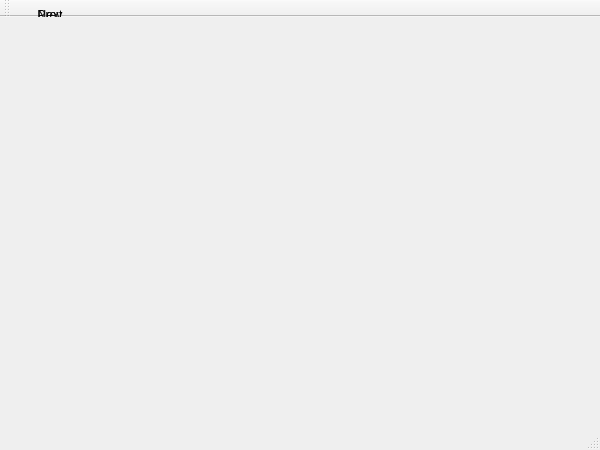
<?xml version="1.0" encoding="UTF-8"?>
<ui version="4.0">
 <class>MainWindow</class>
 <widget class="QMainWindow" name="MainWindow">
  <property name="geometry">
   <rect>
    <x>0</x>
    <y>0</y>
    <width>600</width>
    <height>450</height>
   </rect>
  </property>
  <property name="windowTitle">
   <string>MainWindow</string>
  </property>
  <widget class="QWidget" name="centralWidget">
   <layout class="QGridLayout" name="gridLayout">
    <item row="1" column="0">
     <layout class="QVBoxLayout" name="verticalLayout">
     </layout>
    </item>
   </layout>
  </widget>
  <widget class="QToolBar" name="mainToolBar">
     <widget class="QToolButton" name="prev">
      <property name="text">
       <string>Prev</string>
      </property>
     </widget>
     <widget class="QToolButton" name="next">
      <property name="text">
       <string>Next</string>
      </property>
     </widget>
  </widget>
  <widget class="QStatusBar" name="statusBar"/>
 </widget>
 <layoutdefault spacing="6" margin="11"/>
 <resources/>
 <connections/>
</ui>
